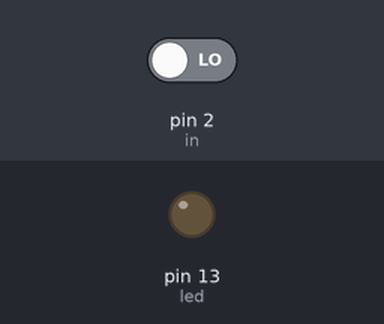
The sketch below on a simulated Arduino Uno, built with avr-gcc and run on an emulated ATmega328P. Shown: output pins drawn as LEDs (lit = HIGH). The test bench sets the inputs (shaded band); at power-on: pin 2 (in) LOW.

Above: at 1.2 s.
1.3 s: pin 2 (in) driven HIGH
At 2.5 s:
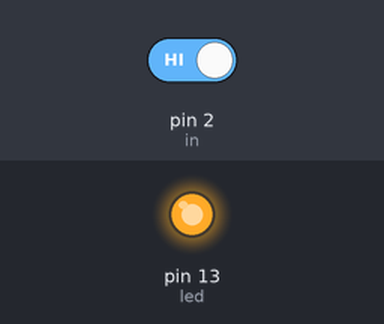
2.8 s: pin 2 (in) driven LOW
At 6.1 s:
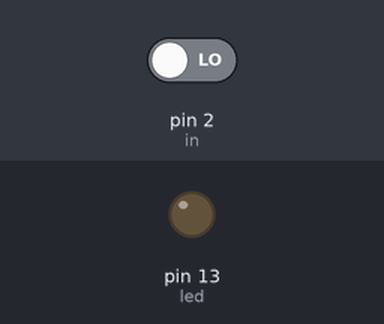
Timing chart, 0 to 7.6 s (numbered marks = the images above; inputs shaded):
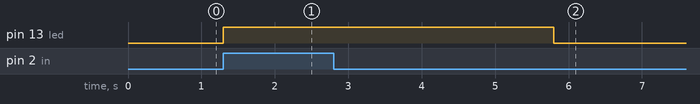

The sketch:

Day-04.ino
```cpp
//Assignment: When a button is clicked an LED will turn on for 3 seconds.

#define led 13
#define in 2
long button_time=0;
int input_state;

void setup(){
  //Here pin 2 and pin 13 are used.
  pinMode(led, OUTPUT);
  pinMode(in, INPUT);
  digitalWrite(led, LOW);

}

void loop(){
  //Taking input signal of the push button.
  input_state= digitalRead(in);

  //LED on when the button is clicked.
  if(input_state==HIGH){
    button_time= millis();
    digitalWrite(led, HIGH);
  }
  //Timing for 3 seconds.
  if(millis()-button_time >=3000){
    digitalWrite(led, LOW);
  }

}
```

Measured:
- after the input at 1.3 s, pin 13 (led): LOW → HIGH at once
- after the input at 2.8 s, pin 13 (led): HIGH → LOW after 3.0 s
